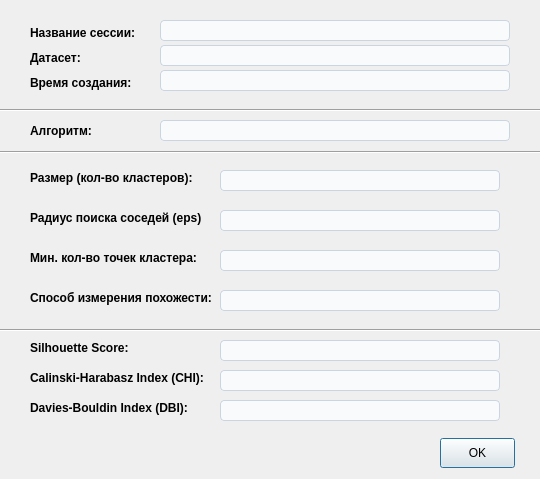
<?xml version="1.0" encoding="UTF-8"?>
<ui version="4.0">
 <class>session_quality_dialog</class>
 <widget class="QDialog" name="session_quality_dialog">
  <property name="geometry">
   <rect>
    <x>0</x>
    <y>0</y>
    <width>540</width>
    <height>479</height>
   </rect>
  </property>
  <property name="windowTitle">
   <string>Параметры сессии</string>
  </property>
  <property name="styleSheet">
   <string notr="true">
    QLineEdit {
        background-color: #f8fafc;
        border: 1px solid #cbd5e1;
        border-radius: 4px;
        padding: 4px;
        font-size: 12px;
    }
    QLabel {
        font-size: 12px;
    }
   </string>
  </property>
  <widget class="QPushButton" name="ok_button">
   <property name="geometry">
    <rect>
     <x>440</x>
     <y>438</y>
     <width>75</width>
     <height>30</height>
    </rect>
   </property>
   <property name="text">
    <string>OK</string>
   </property>
  </widget>
  <widget class="QLineEdit" name="name_lineEdit">
   <property name="geometry">
    <rect>
     <x>160</x>
     <y>20</y>
     <width>350</width>
     <height>21</height>
    </rect>
   </property>
  </widget>
  <widget class="QLabel" name="label">
   <property name="geometry">
    <rect>
     <x>30</x>
     <y>25</y>
     <width>111</width>
     <height>16</height>
    </rect>
   </property>
   <property name="font">
    <font>
     <pointsize>-1</pointsize>
     <bold>true</bold>
    </font>
   </property>
   <property name="text">
    <string>Название сессии:</string>
   </property>
  </widget>
  <widget class="QLabel" name="label_2">
   <property name="geometry">
    <rect>
     <x>30</x>
     <y>50</y>
     <width>111</width>
     <height>16</height>
    </rect>
   </property>
   <property name="font">
    <font>
     <pointsize>-1</pointsize>
     <bold>true</bold>
    </font>
   </property>
   <property name="text">
    <string>Датасет:</string>
   </property>
  </widget>
  <widget class="QLineEdit" name="dataset_lineEdit">
   <property name="geometry">
    <rect>
     <x>160</x>
     <y>45</y>
     <width>350</width>
     <height>21</height>
    </rect>
   </property>
  </widget>
  <widget class="QLabel" name="label_3">
   <property name="geometry">
    <rect>
     <x>30</x>
     <y>75</y>
     <width>111</width>
     <height>16</height>
    </rect>
   </property>
   <property name="font">
    <font>
     <pointsize>-1</pointsize>
     <bold>true</bold>
    </font>
   </property>
   <property name="text">
    <string>Время создания:</string>
   </property>
  </widget>
  <widget class="QLineEdit" name="time_lineEdit">
   <property name="geometry">
    <rect>
     <x>160</x>
     <y>70</y>
     <width>350</width>
     <height>21</height>
    </rect>
   </property>
  </widget>
  <widget class="Line" name="line">
   <property name="geometry">
    <rect>
     <x>0</x>
     <y>100</y>
     <width>541</width>
     <height>20</height>
    </rect>
   </property>
   <property name="orientation">
    <enum>Qt::Horizontal</enum>
   </property>
  </widget>
  <widget class="QLabel" name="label_4">
   <property name="geometry">
    <rect>
     <x>30</x>
     <y>123</y>
     <width>111</width>
     <height>16</height>
    </rect>
   </property>
   <property name="font">
    <font>
     <pointsize>-1</pointsize>
     <bold>true</bold>
    </font>
   </property>
   <property name="text">
    <string>Алгоритм:</string>
   </property>
  </widget>
  <widget class="QLineEdit" name="algorythm_lineEdit">
   <property name="geometry">
    <rect>
     <x>160</x>
     <y>120</y>
     <width>350</width>
     <height>21</height>
    </rect>
   </property>
  </widget>
  <widget class="QStackedWidget" name="stackedWidget">
   <property name="geometry">
    <rect>
     <x>0</x>
     <y>160</y>
     <width>540</width>
     <height>121</height>
    </rect>
   </property>
   <property name="currentIndex">
    <number>1</number>
   </property>
   <widget class="QWidget" name="page">
    <widget class="QLabel" name="label_5">
     <property name="geometry">
      <rect>
       <x>30</x>
       <y>10</y>
       <width>161</width>
       <height>16</height>
      </rect>
     </property>
     <property name="font">
      <font>
       <pointsize>-1</pointsize>
       <bold>true</bold>
      </font>
     </property>
     <property name="text">
      <string>Количество кластеров (k):</string>
     </property>
    </widget>
    <widget class="QLineEdit" name="k_lineEdit">
     <property name="geometry">
      <rect>
       <x>200</x>
       <y>10</y>
       <width>300</width>
       <height>21</height>
      </rect>
     </property>
    </widget>
    <widget class="QLabel" name="label_6">
     <property name="geometry">
      <rect>
       <x>30</x>
       <y>40</y>
       <width>161</width>
       <height>16</height>
      </rect>
     </property>
     <property name="font">
      <font>
       <pointsize>-1</pointsize>
       <bold>true</bold>
      </font>
     </property>
     <property name="text">
      <string>Макс. число итераций:</string>
     </property>
    </widget>
    <widget class="QLineEdit" name="maxIter_lineEdit">
     <property name="geometry">
      <rect>
       <x>200</x>
       <y>40</y>
       <width>300</width>
       <height>21</height>
      </rect>
     </property>
    </widget>
    <widget class="QLabel" name="label_7">
     <property name="geometry">
      <rect>
       <x>30</x>
       <y>70</y>
       <width>161</width>
       <height>16</height>
      </rect>
     </property>
     <property name="font">
      <font>
       <pointsize>-1</pointsize>
       <bold>true</bold>
      </font>
     </property>
     <property name="text">
      <string>Допуск сходимости:</string>
     </property>
    </widget>
    <widget class="QLineEdit" name="tol_lineEdit">
     <property name="geometry">
      <rect>
       <x>200</x>
       <y>70</y>
       <width>300</width>
       <height>21</height>
      </rect>
     </property>
    </widget>
    <widget class="QLabel" name="label_8">
     <property name="geometry">
      <rect>
       <x>30</x>
       <y>100</y>
       <width>161</width>
       <height>16</height>
      </rect>
     </property>
     <property name="font">
      <font>
       <pointsize>-1</pointsize>
       <bold>true</bold>
      </font>
     </property>
     <property name="text">
      <string>Метод инициализации:</string>
     </property>
    </widget>
    <widget class="QLineEdit" name="initMethod_lineEdit">
     <property name="geometry">
      <rect>
       <x>200</x>
       <y>100</y>
       <width>300</width>
       <height>21</height>
      </rect>
     </property>
    </widget>
   </widget>
   <widget class="QWidget" name="page_2">
    <widget class="QLabel" name="label_9">
     <property name="geometry">
      <rect>
       <x>30</x>
       <y>10</y>
       <width>171</width>
       <height>16</height>
      </rect>
     </property>
     <property name="font">
      <font>
       <pointsize>-1</pointsize>
       <bold>true</bold>
      </font>
     </property>
     <property name="text">
      <string>Размер (кол-во кластеров):</string>
     </property>
    </widget>
    <widget class="QLineEdit" name="size_lineEdit">
     <property name="geometry">
      <rect>
       <x>220</x>
       <y>10</y>
       <width>280</width>
       <height>21</height>
      </rect>
     </property>
    </widget>
    <widget class="QLabel" name="label_10">
     <property name="geometry">
      <rect>
       <x>30</x>
       <y>50</y>
       <width>171</width>
       <height>16</height>
      </rect>
     </property>
     <property name="font">
      <font>
       <pointsize>-1</pointsize>
       <bold>true</bold>
      </font>
     </property>
     <property name="text">
      <string>Радиус поиска соседей (eps):</string>
     </property>
    </widget>
    <widget class="QLineEdit" name="esp_lineEdit">
     <property name="geometry">
      <rect>
       <x>220</x>
       <y>50</y>
       <width>280</width>
       <height>21</height>
      </rect>
     </property>
    </widget>
    <widget class="QLabel" name="label_11">
     <property name="geometry">
      <rect>
       <x>30</x>
       <y>90</y>
       <width>171</width>
       <height>16</height>
      </rect>
     </property>
     <property name="font">
      <font>
       <pointsize>-1</pointsize>
       <bold>true</bold>
      </font>
     </property>
     <property name="text">
      <string>Мин. кол-во точек кластера:</string>
     </property>
    </widget>
    <widget class="QLineEdit" name="minSamples_lineEdit">
     <property name="geometry">
      <rect>
       <x>220</x>
       <y>90</y>
       <width>280</width>
       <height>21</height>
      </rect>
     </property>
    </widget>
   </widget>
  </widget>
  <widget class="Line" name="line_2">
   <property name="geometry">
    <rect>
     <x>0</x>
     <y>142</y>
     <width>541</width>
     <height>20</height>
    </rect>
   </property>
   <property name="orientation">
    <enum>Qt::Horizontal</enum>
   </property>
  </widget>
  <widget class="QLabel" name="label_12">
   <property name="geometry">
    <rect>
     <x>30</x>
     <y>290</y>
     <width>191</width>
     <height>16</height>
    </rect>
   </property>
   <property name="font">
    <font>
     <pointsize>-1</pointsize>
     <bold>true</bold>
    </font>
   </property>
   <property name="text">
    <string>Способ измерения похожести:</string>
   </property>
  </widget>
  <widget class="QLineEdit" name="similarity_lineEdit">
   <property name="geometry">
    <rect>
     <x>220</x>
     <y>290</y>
     <width>280</width>
     <height>21</height>
    </rect>
   </property>
  </widget>
  <widget class="Line" name="line_3">
   <property name="geometry">
    <rect>
     <x>0</x>
     <y>320</y>
     <width>541</width>
     <height>20</height>
    </rect>
   </property>
   <property name="orientation">
    <enum>Qt::Horizontal</enum>
   </property>
  </widget>
  <widget class="QLabel" name="label_13">
   <property name="geometry">
    <rect>
     <x>30</x>
     <y>340</y>
     <width>191</width>
     <height>16</height>
    </rect>
   </property>
   <property name="font">
    <font>
     <pointsize>-1</pointsize>
     <bold>true</bold>
    </font>
   </property>
   <property name="text">
    <string>Silhouette Score:</string>
   </property>
  </widget>
  <widget class="QLineEdit" name="silhouette_lineEdit">
   <property name="geometry">
    <rect>
     <x>220</x>
     <y>340</y>
     <width>280</width>
     <height>21</height>
    </rect>
   </property>
  </widget>
  <widget class="QLabel" name="label_14">
   <property name="geometry">
    <rect>
     <x>30</x>
     <y>370</y>
     <width>191</width>
     <height>16</height>
    </rect>
   </property>
   <property name="font">
    <font>
     <pointsize>-1</pointsize>
     <bold>true</bold>
    </font>
   </property>
   <property name="text">
    <string>Calinski-Harabasz Index (CHI):</string>
   </property>
  </widget>
  <widget class="QLineEdit" name="chi_lineEdit">
   <property name="geometry">
    <rect>
     <x>220</x>
     <y>370</y>
     <width>280</width>
     <height>21</height>
    </rect>
   </property>
  </widget>
  <widget class="QLabel" name="label_15">
   <property name="geometry">
    <rect>
     <x>30</x>
     <y>400</y>
     <width>191</width>
     <height>16</height>
    </rect>
   </property>
   <property name="font">
    <font>
     <pointsize>-1</pointsize>
     <bold>true</bold>
    </font>
   </property>
   <property name="text">
    <string>Davies-Bouldin Index (DBI):</string>
   </property>
  </widget>
  <widget class="QLineEdit" name="dbi_lineEdit">
   <property name="geometry">
    <rect>
     <x>220</x>
     <y>400</y>
     <width>280</width>
     <height>21</height>
    </rect>
   </property>
  </widget>
 </widget>
 <resources/>
 <connections/>
</ui>
